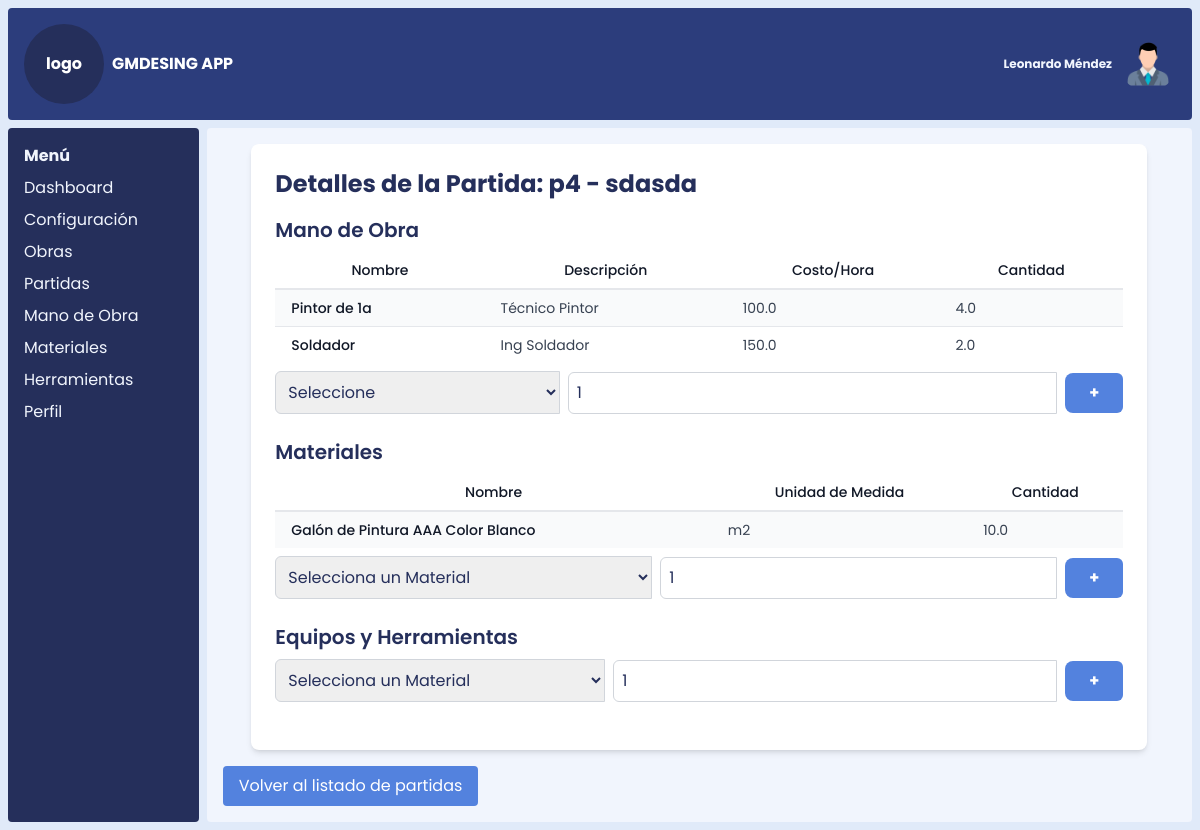
The app's page /ver_partida/4, older data.
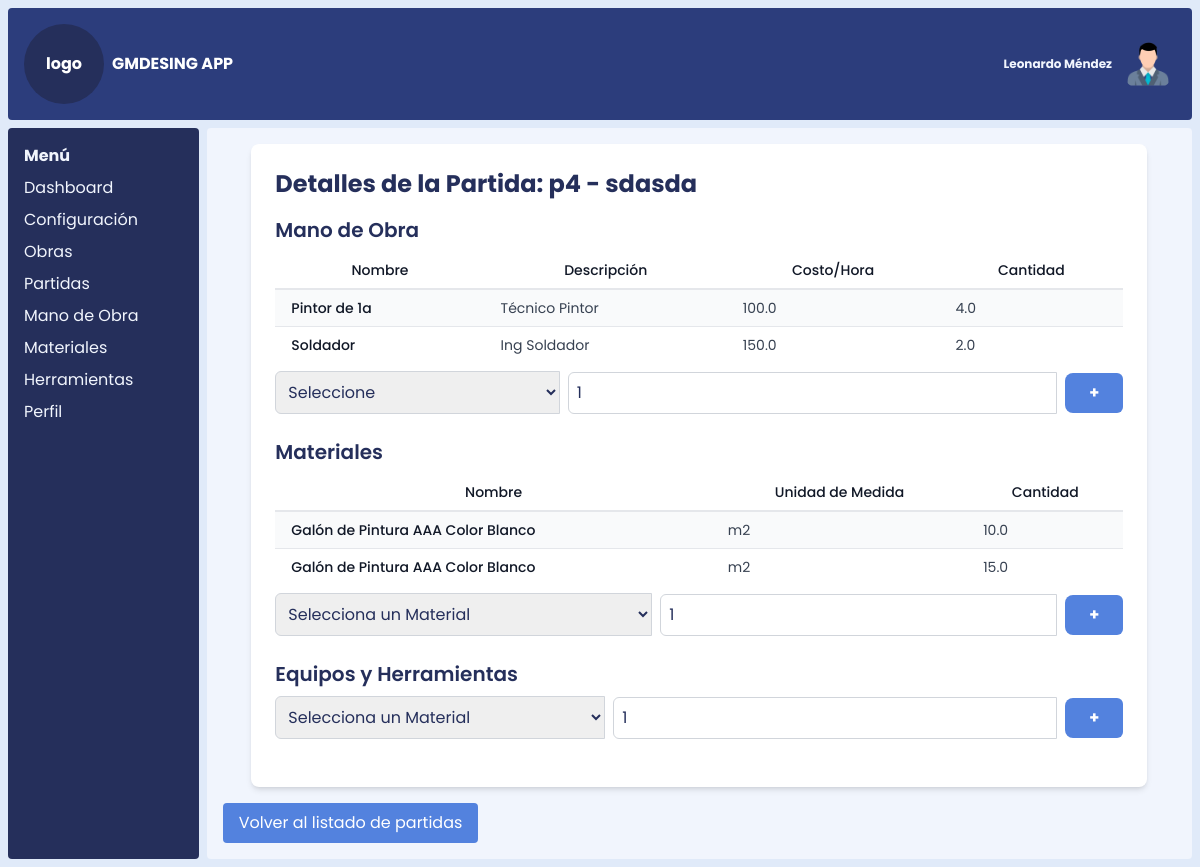
The same page, newer data.
### models.py (models this page shows, shortened)
class Partida(db.Model):
    __tablename__ = 'partida'
    id_partida = db.Column(db.Integer, primary_key=True)
    nombre_partida = db.Column(db.String(100), nullable=False)
    descripcion_partida = db.Column(db.Text)
    unidad_medida_id = db.Column(
        db.Integer,
        db.ForeignKey('unidad_medida.id_unidad_medida', name='fk_partida_unidad_medida')
    )
    rendimiento = db.Column(db.Integer)
    obras = db.relationship('ObraPartida', back_populates='partida', lazy='dynamic')  # Relación con Obras
    mano_de_obra = db.relationship('PartidasManoDeObra', backref='partida', lazy=True)
    herramientas = db.relationship('PartidasHerramientas', backref='partida', lazy=True)
    materiales = db.relationship('PartidasMateriales', backref='partida', lazy=True)
    unidad_medida = db.relationship('UnidadMedida', backref='partidas')

class PartidasManoDeObra(db.Model):
    __tablename__ = 'partidas_mano_de_obra'
    id = db.Column(db.Integer, primary_key=True)
    id_partida = db.Column(db.Integer, db.ForeignKey('partida.id_partida', name='fk_partidas_mano_de_obra_partida'), nullable=False)
    id_mano_de_obra = db.Column(db.Integer, db.ForeignKey('mano_de_obra.id_mano_de_obra', name='fk_partidas_mano_de_obra_mano_de_obra'), nullable=False)
    cantidad = db.Column(db.Float)

class ManoDeObra(db.Model):
    __tablename__ = 'mano_de_obra'
    id_mano_de_obra = db.Column(db.Integer, primary_key=True)
    nombre_mano_de_obra = db.Column(db.String(100), nullable=False)
    descripcion_mano_de_obra = db.Column(db.Text)
    costo_hora = db.Column(db.Float)
    partidas_mano_de_obra = db.relationship('PartidasManoDeObra', backref='mano_de_obra')

class PartidasMateriales(db.Model):
    __tablename__ = 'partidas_materiales'
    id = db.Column(db.Integer, primary_key=True)
    id_partida = db.Column(db.Integer, db.ForeignKey('partida.id_partida', name='fk_partidas_materiales_partida'), nullable=False)
    id_material = db.Column(db.Integer, db.ForeignKey('material.id_material', name='fk_partidas_materiales_material'), nullable=False)
    cantidad = db.Column(db.Float)

class Material(db.Model):
    __tablename__ = 'material'
    id_material = db.Column(db.Integer, primary_key=True)
    nombre_material = db.Column(db.String(100), nullable=False)
    descripcion_material = db.Column(db.Text)
    unidad_medida_id = db.Column(
        db.Integer,
        db.ForeignKey('unidad_medida.id_unidad_medida', name='fk_material_unidad_medida'),
        nullable=False
    )
    precio_unitario = db.Column(db.Float)
    fecha_registro = db.Column(db.Date)
    unidad_medida = db.relationship('UnidadMedida', backref='materiales')
    partidas_materiales = db.relationship('PartidasMateriales', backref='material')

class UnidadMedida(db.Model):
    __tablename__ = 'unidad_medida'
    id_unidad_medida = db.Column(db.Integer, primary_key=True)
    nombre_unidad_medida = db.Column(db.String(100), nullable=False)

### app.py (the view, shortened to what this page needs)
@app.route('/ver_partida/<int:id>', methods=['GET', 'POST'])
def ver_partida(id):
    partida = Partida.query.get_or_404(id)
    materiales = Material.query.order_by("nombre_material").all()  # Obtener materiales
    herramientas = Herramienta.query.order_by("nombre_herramienta").all()  # Obtener herramientas
    mano_de_obra = ManoDeObra.query.order_by("nombre_mano_de_obra").all()  # Obtener mano de obra
    return render_template('ver_partida.html', partida=partida, materiales=materiales, herramientas=herramientas, mano_de_obra=mano_de_obra, datos=datos)

### templates/ver_partida.html (shortened to what this page needs)
{% extends 'index.html' %}
{% block content %}
<div class="max-w-4xl mx-auto p-6 bg-white rounded-lg shadow-md">
    <h1 class="text-2xl font-bold mb-4">Detalles de la Partida: {{ partida.nombre_partida }} - {{
        partida.descripcion_partida }}</h1>
    <div id="materiales" class="mb-6">
        <h2 class="text-xl font-semibold mb-2">Mano de Obra</h2>
        {% if partida.mano_de_obra %}
        <div class="overflow-x-auto mb-2">
            <table class="min-w-full divide-y-2 divide-gray-200 bg-white text-sm">
                <thead class="ltr:text-left rtl:text-right">
                    <tr>
                        <th class="whitespace-nowrap px-4 py-2 font-medium text-gray-900">Nombre</th>
                        <th class="whitespace-nowrap px-4 py-2 font-medium text-gray-900">Descripción</th>
                        <th class="whitespace-nowrap px-4 py-2 font-medium text-gray-900">Costo/Hora</th>
                        <th class="whitespace-nowrap px-4 py-2 font-medium text-gray-900">Cantidad</th>
                    </tr>
                </thead>
                <tbody class="divide-y divide-gray-200">
                    {% for mano in partida.mano_de_obra %}
                    <tr class="odd:bg-gray-50">
                        <td class="whitespace-nowrap px-4 py-2 font-medium text-gray-900">{{
                            mano.mano_de_obra.nombre_mano_de_obra }}</td>
                        <td class="whitespace-nowrap px-4 py-2 text-gray-700">{{
                            mano.mano_de_obra.descripcion_mano_de_obra }}</td>
                        <td class="whitespace-nowrap px-4 py-2 text-gray-700">{{ mano.mano_de_obra.costo_hora }}</td>
                        <td class="whitespace-nowrap px-4 py-2 text-gray-700">{{ mano.cantidad }}</td>
                    </tr>
                    {% endfor %}
                </tbody>
            </table>
        </div>
        {% endif %}
        <form method="POST" class="flex items-center">
            <select name="id_mano_de_obra" required class="border border-gray-300 rounded-l-md p-2 flex-grow">
                <option value="">Seleccione</option>
            </select>
            <input type="number" value="1" name="cantidad" id="cantidad"
                class='border ml-2 border-gray-300 rounded-l-md p-2 flex-grow' />
            <button type="submit" name="agregar_mano_de_obra"
                class="bg-blue-500 ml-2 text-white rounded-r-md px-6 py-2 hover:bg-blue-600 rounded-lg transition font-bold">+</button>
        </form>
    </div>
    <div id="materiales" class="mb-6">
        <h2 class="text-xl font-semibold mb-2">Materiales</h2>
        {% if partida.materiales %}
        <div class="overflow-x-auto mb-2">
            <table class="min-w-full divide-y-2 divide-gray-200 bg-white text-sm">
                <thead class="ltr:text-left rtl:text-right">
                    <tr>
                        <th class="whitespace-nowrap px-4 py-2 font-medium text-gray-900">Nombre</th>
                        <th class="whitespace-nowrap px-4 py-2 font-medium text-gray-900">Unidad de Medida</th>
                        <th class="whitespace-nowrap px-4 py-2 font-medium text-gray-900">Cantidad</th>
                    </tr>
                </thead>
                <tbody class="divide-y divide-gray-200">
                    {% for material in partida.materiales %}
                    <tr class="odd:bg-gray-50">
                        <td class="whitespace-nowrap px-4 py-2 font-medium text-gray-900">{{
                            material.material.nombre_material }}</td>
                        <td class="whitespace-nowrap px-4 py-2 text-gray-700">{{
                            material.material.unidad_medida.nombre_unidad_medida }}</td>
                        <td class="whitespace-nowrap px-4 py-2 text-gray-700">{{ material.cantidad }}</td>
                    </tr>
                    {% endfor %}
                </tbody>
            </table>
        </div>
        {% endif %}
        <form method="POST" class="flex items-center">
            <select name="id_material" required class="border border-gray-300 rounded-l-md p-2 flex-grow">
                <option value="">Selecciona un Material</option>
            </select>
            <input type="number" value="1" name="cantidad" id="cantidad"
                class='border ml-2 border-gray-300 rounded-l-md p-2 flex-grow' />
            <button type="submit" name="agregar_material"
                class="bg-blue-500 ml-2 text-white rounded-r-md px-6 py-2 hover:bg-blue-600 rounded-lg transition font-bold">+</button>
        </form>
    </div>
    <div id="herramientas" class="mb-6">
        <h2 class="text-xl font-semibold mb-2">Equipos y Herramientas</h2>
        <form method="POST" class="flex items-center">
            <select name="id_herramienta" required class="border border-gray-300 rounded-l-md p-2 flex-grow">
                <option value="">Selecciona un Material</option>
            </select>
            <input type="number" value="1" name="cantidad" id="cantidad"
                class='border ml-2 border-gray-300 rounded-l-md p-2 flex-grow' />
            <button type="submit" name="agregar_herramienta"
                class="bg-blue-500 ml-2 text-white rounded-r-md px-6 py-2 hover:bg-blue-600 rounded-lg transition font-bold">+</button>
        </form>
    </div>
</div>
<a href="{{ url_for('listar_partidas') }}"
    class="inline-block mt-4 px-4 py-2 bg-blue-500 text-white rounded hover:bg-blue-600 transition">Volver al listado de
    partidas</a>
{% endblock %}

### templates/index.html (shortened to what this page needs)
{% extends "base.html" %}
{% import 'componentes/nav.html' as nav %}
{% import 'componentes/sidebar.html' as sidebar %}
{% block sidebar %}
    {% set sidebar_items = [
        {"name": "Dashboard", "url": "/dashboard"},
        {"name": "Configuración", "url": "/settings"},
        {"name": "Obras", "url": "/obras"},
        {"name": "Partidas", "url": "/partidas"},
        {"name": "Mano de Obra", "url": "/mano_de_obra"},
        {"name": "Materiales", "url": "/materiales"},
        {"name": "Herramientas", "url": "/herramientas"},
        {"name": "Perfil", "url": "/profile"}
    ] %}
    {{ sidebar.render_sidebar(sidebar_items=sidebar_items, active_route=active_route) }}
{% endblock %}

### templates/base.html (shortened to what this page needs)
<!DOCTYPE html>
<html lang="en">
<head>
    <link rel="stylesheet" href="{{ url_for('static', filename='css/styles.css') }}">
    <link rel="stylesheet" href="{{ url_for('static', filename='css/style.css') }}">
</head>
<body class="base grid grid-cols-12 gap-2 p-2 h-[100vh]">
    <nav class="nav col-span-12 text-white p-4 flex justify-between items-center h-[10vh]">
        <div class="flex justify-start items-center gap-2">
            <div class="flex justify-center items-center w-20 h-20 bg-blue-950 rounded-full">
                <h1>logo</h1>
            </div>
            <h1>{{datos.sistema}}</h1>
        </div>
        <div class="flex justify-end items-center gap-2">
            <h3>{{datos.usuario}}</h3>
            <img class="rounded-full hidden md:block w-14" bg-black src="/static/img/perfil.png" alt="">
        </div>
    </nav>
    <aside id="sidebar" class="aside col-span-2 h[90vh] p-4 hidden md:block md:col-span-2">
        {% block sidebar %}{% endblock %}
    </aside>
    <main class="content col-span-12 md:col-span-10 h-[90vh] p-4 overflow-y-auto scroll-hidden">
        {% block content %}{% endblock %}
    </main>
</body>
</html>

### templates/componentes/sidebar.html
{% macro render_sidebar(sidebar_items, active_route) %}
<div class="sidebar">
    <h2 class="font-bold">Menú</h2>
    <ul class="mt-2">
        {% for item in sidebar_items %}
            <li class="my-2">
                <a href="{{ item.url }}" class="{% if item.url == active_route %}text-blue-800 font-semibold{% else %}text-blue-50{% endif %}">
                    {{ item.name }}
                </a>
            </li>
        {% endfor %}
    </ul>
</div>
{% endmacro %}

### static/css/style.css (style rules this page uses)
.scroll-hidden { overflow-y: scroll; }

Row changes from the older to the newer data that the page shows:
added PartidasMateriales: material.nombre_material "Galón de Pintura AAA Color Blanco", material.unidad_medida.nombre_unidad_medida "m2", cantidad "15.0"
